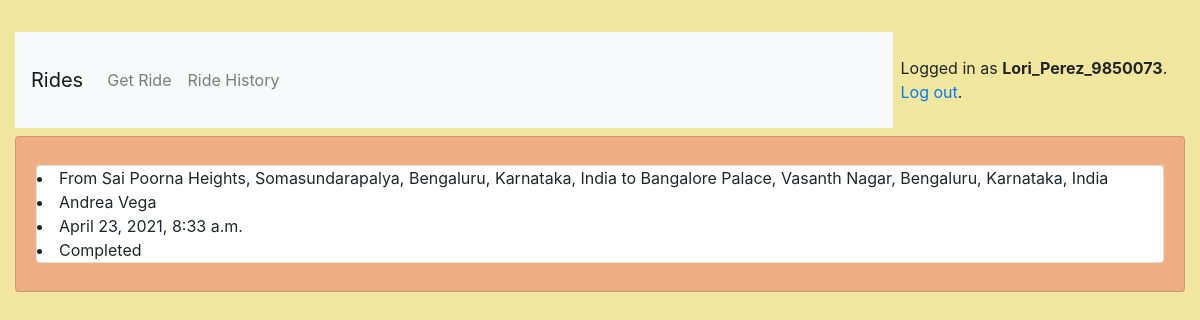
/r/rides/ (signed in), run on an earlier commit of the app's database.
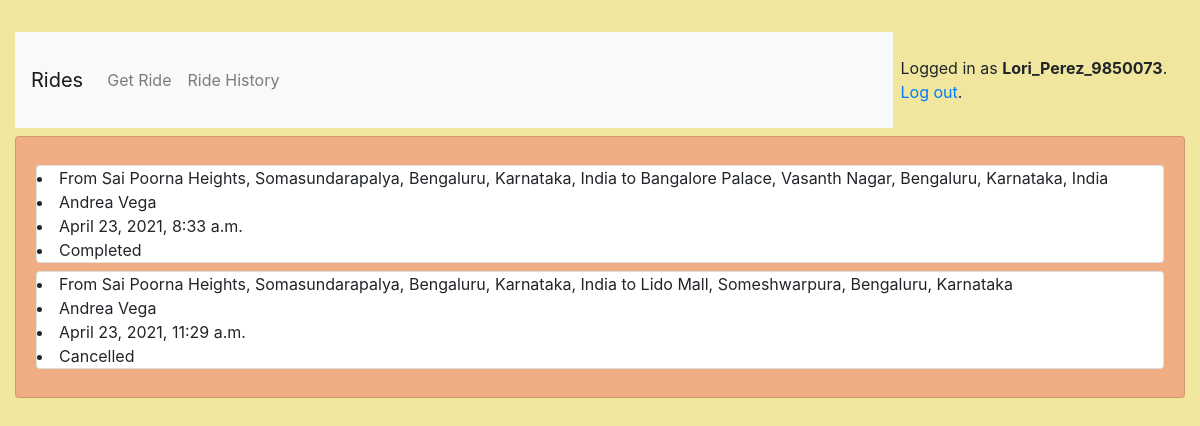
And on a later commit of the database.
### rides/models.py (models this page shows, shortened)
class Ride(models.Model):
    rider = models.ForeignKey(User, on_delete=models.CASCADE, null=True, blank=True)
    cabee = models.ForeignKey(Executive, on_delete=models.CASCADE, null=True, blank=True)
    cab = models.ForeignKey(Cab, on_delete=models.CASCADE, null=True, blank=True)
    date_time = models.DateTimeField(auto_now=False, auto_now_add=True)
    updated_time = models.DateTimeField(auto_now=True, auto_now_add=False)
    status = models.ForeignKey(Status, on_delete=models.CASCADE, null=True, blank=True)
    travelled = models.DecimalField(max_digits=15, decimal_places=2, default=0.0)
    charges = models.DecimalField(max_digits=15, decimal_places=2, default=0.0)
    source = models.CharField(max_length=200, blank=False)
    destination = models.CharField(max_length=200, blank=False)
    is_started = models.BooleanField(default=False)

class Executive(models.Model):
    user = models.OneToOneField(User, on_delete=models.CASCADE, primary_key=True)
    car = models.OneToOneField(Cab, on_delete=models.CASCADE, null=True, blank=False)
    shift = models.CharField(max_length=1)
    avg_r = models.DecimalField(max_digits=2, decimal_places=1, default=4.0)
    reg_city = models.CharField(max_length=200)
    is_engaged = models.BooleanField(default=False)
    reached_loc = models.BooleanField(default=False)
    charges = models.DecimalField(max_digits=15, decimal_places=2, default=0.0)

class User(AbstractUser):
    is_rider = models.BooleanField(default=False)
    is_ex = models.BooleanField(default=False)
    name = models.CharField(max_length=100)
    cell = PhoneNumberField(blank=True)
    wallet = models.DecimalField(max_digits=15, decimal_places=2, default=0.0)

class Status(models.Model):
    name = models.CharField(max_length=30)
    color = models.CharField(max_length=7, default='#007bff')
    class Meta:
        verbose_name_plural = "Status"

### rides/views/rider.py (the view)
# urls.py: path('rides/', rider.PastRides.as_view(), name='history'),
@method_decorator([login_required, rider_required], name='dispatch')
class PastRides(ListView):
    model = Ride
    context_object_name = "rides"
    template_name = 'rides/rider/ride_history.html'
    def get_queryset(self):
        queryset = Ride.objects.exclude(status=Status.objects.get(name="On Queue")).filter(rider=self.request.user)
        return queryset
    def get_context_data(self, **kwargs):
        context = super().get_context_data(**kwargs)
        ride = Ride.objects.exclude(status=Status.objects.get(name="On Queue")).filter(rider=self.request.user)
        context['ride_available'] = False if ride.count() == 0 else True
        return context

### rides/templates/rides/rider/ride_history.html
{% extends "base.html" %}
{% block content %}
    {% if ride_available %}
        {% for ride in rides %}
            <div class="row my-2">
                <div class="card w-100">
                    <li>From {{ ride.source }} to {{ ride.destination }}</li>
                    <li>{{ ride.cabee.user.name }}</li>
                    <li>{{ ride.date_time }}</li>
                    <li>{{ ride.status.name }}</li>
                </div>
            </div>
        {% endfor %}
    {% else %}
        <h3>No rides started yet</h3>
    {% endif %}
{% endblock %}

What changed in the data, as far as the page shows it:
now on this page (row edited): Ride: source "Sai Poorna Heights, Somasundarapalya, Bengaluru, Karnataka, India", destination "Lido Mall, Someshwarpura, Bengaluru, Karnataka", cabee.user.name "Andrea Vega", date_time "April 23, 2021, 11:29 a.m.", status.name "Cancelled"
